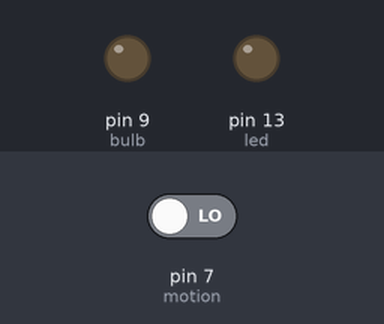
Bench run of a sketch on a simulated Arduino Uno, built with avr-gcc and run on an emulated ATmega328P. Parts: output pins drawn as LEDs (lit = HIGH). Inputs (shaded band) come from the test bench; at power-on: pin 7 (motion) LOW. No radio packets arrive unless stated.

Above: at 1.2 s.
1.3 s: pin 7 (motion) driven HIGH
At 2.2 s:
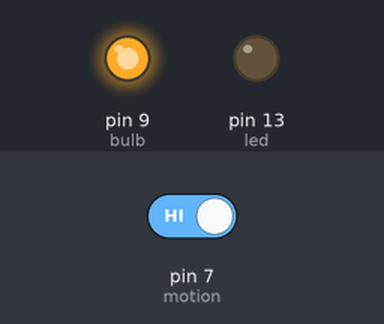
Timing chart, 0 to 4.3 s (numbered marks = the images above; inputs shaded):
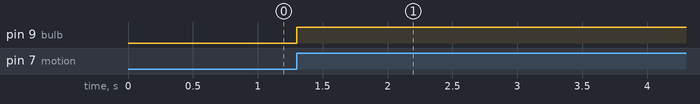

Measured:
- after the input at 1.3 s, pin 9 (bulb): LOW → HIGH at once

The sketch:

sketch_nov06c.ino
```cpp
#include <VirtualWire.h>
#include <SoftwareSerial.h>
SoftwareSerial Xbee(2, 3);
const int led = 13;
const int transmit_pin = 12;
int motion = 7;
const int transmit_en_pin = 3;
int bulb = 9; // bulb connected here
char data ;
boolean flag = 0;
boolean flag2 = 0;


 String str;
 char cstr[27];
void setup()
{
    // Initialise the IO and ISR
    vw_set_tx_pin(transmit_pin);
    Serial.begin(9600);

Xbee.begin(9600);
    vw_setup(2000);       // Bits per sec
    pinMode(led, OUTPUT);
    pinMode(motion, INPUT);
    digitalWrite(led, LOW);
    pinMode(bulb, OUTPUT);
}

byte count = 1;

void loop()
{

    if(Xbee.available()>0)
  {
  data = Xbee.read();

} else
if((digitalRead(motion) == 1)&& (flag2 == 1))
{
 digitalWrite(bulb , HIGH );

}else
if(data == 'a')
{
digitalWrite(bulb, HIGH);
flag = 1;
}else
if(data == 'b')
{
digitalWrite(bulb, LOW);
flag = 0;
} else
if(data == 'o')
{
digitalWrite(bulb, LOW);
flag2 = 0;
}
else
if(data == 'n')
{
//digitalWrite(bulb, HIGH);
flag2 = 1;
}
else
if((digitalRead(motion) == HIGH) && ( flag == 1) && (flag2 == 1))
{
 digitalWrite(bulb, HIGH);
 flag = 0;
 flag2 = 0;
} else
if((digitalRead(motion) ==  LOW) && (flag == 0)&& (flag2 == 0))
{
  digitalWrite(bulb, LOW);
  flag = 1;///////
  flag2 = 1;//////
}else
if((digitalRead(motion) == HIGH)&& (flag == 0)&& (flag2 == 0))
{
 digitalWrite(bulb, HIGH  );
flag = 1;//////
flag2 = 1;/////
 //delay(4000);
 //digitalWrite(bulb, LOW);
}else
if((digitalRead(motion) == HIGH) && (flag2 == 1))
{
digitalWrite(bulb , HIGH);

flag2 = 0; ////////////////////////////////////////
}
//else
//digitalWrite(bulb, LOW);


}
```
